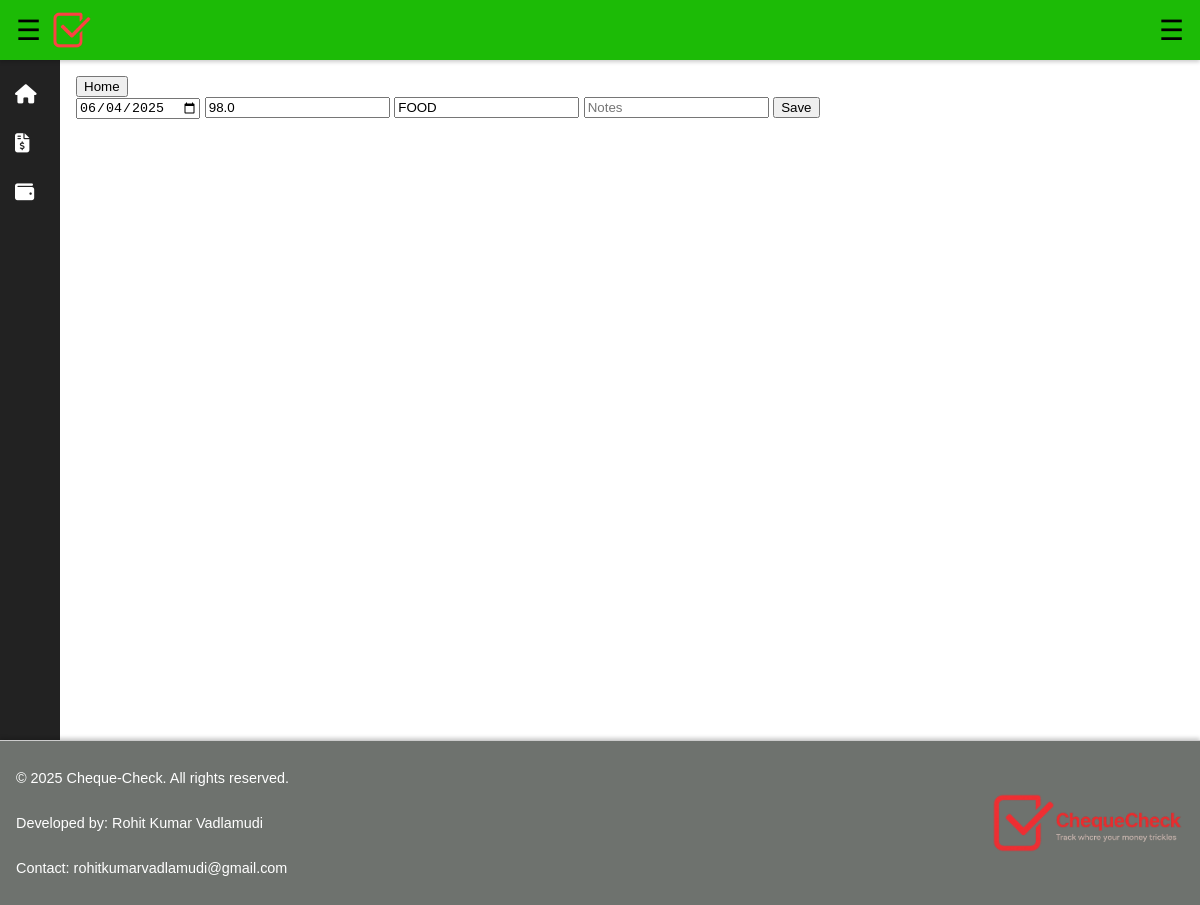
The app's page /edit/12 with its own data.
### tables this page shows
CREATE TABLE expenses(
	id INTEGER PRIMARY KEY AUTOINCREMENT,
	date TEXT NOT NULL,
	amount REAL NOT NULL,
	category TEXT NOT NULL,
	notes TEXT);

### app.py (the view)
@app.route("/edit/<int:id>", methods=["GET", "POST"])
def edit(id):
	conn=sq.connect("expenses.db")
	cursor=conn.cursor()
	if request.method=="POST":
		date=request.form['date']
		amount=request.form['amount']
		category=request.form['category']
		notes=request.form['notes']
		cursor.execute("""UPDATE expenses SET amount=?, category=?, notes=? WHERE id IS ?""",(amount,category,notes,id))
		conn.commit()
		conn.close()
		flash("Transaction edited successfully")
		return redirect("/transactions")
	else:
		cursor.execute("""SELECT date, amount, category, notes FROM expenses WHERE id IS ?""",(id,))
		row = cursor.fetchone()
		conn.close()
		if row:
			date, amount, category, notes = row
			return render_template("edit.html", id=id, date=date, amount=amount, category=category, notes=notes)
		else:
			flash("Transaction not found")
			return redirect("/transactions")
	return render_template("transactions.html")

### templates/edit.html (shortened to what this page needs)
{% extends "base.html" %}
{% block content %}
		<a href= "/">
			<button type="button">Home</button>
		</a>
		<form method="POST" action="/edit/{{ id }}">
			<input id="date" type="date" name="date" value="{{date}}" placeholder="date" required>
			<input id="amount" type="number" name="amount" step="0.01" value="{{amount}}" placeholder="Amount" required>
			<input id="category" type="text" name="category" value="{{category}}" placeholder="Category" required>
			<input id="notes" type="text" name="notes" value="{{notes}}" placeholder="Notes">
			<button type="submit">Save</button>
		</form>
{% endblock %}

### static/styles.css (style rules this page uses)
* { box-sizing: border-box; }
body, html { margin: 0; padding: 0; height: 100%; font-family: Arial, sans-serif; }

### records on screen
expenses: date "06/04/2025", amount "98.0", category "FOOD"
